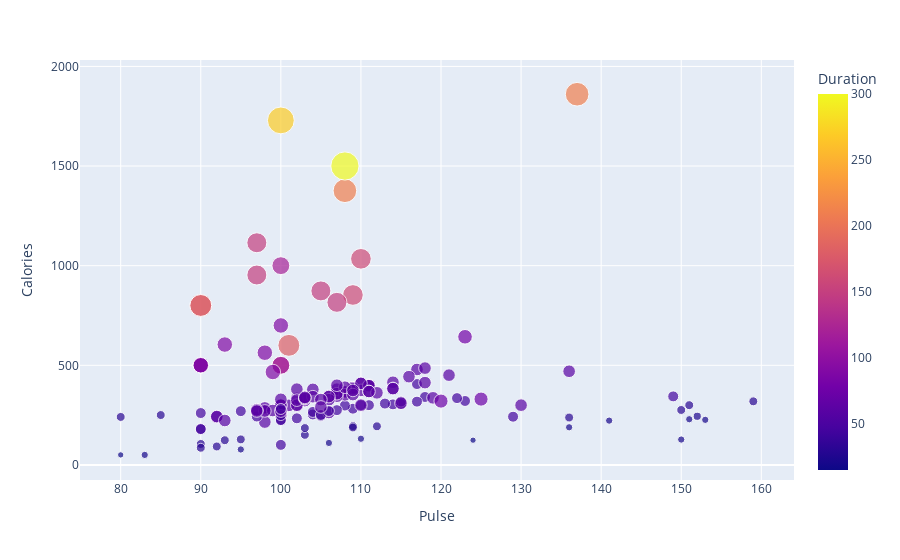

The cell this chart's notebook holds for it:
### Code cell
## Scatter Plot
fig = px.scatter(df, x="Pulse", y="Calories", color="Duration", size="Precentage")
fig.show()

### Figure 1 — Plotly figure (JSON) as saved in the notebook; plotly's stock layout.template omitted (floating-point values rounded to 4 significant figures; data arrays with more than 128 entries replaced by an {"elided": "..."} marker saying what was removed)
{"data": [{"hovertemplate": "Pulse=%{x}<br>Calories=%{y}<br>Precentage=%{marker.size}<br>Duration=%{marker.color}<extra></extra>", "legendgroup": "", "marker": {"color": {"elided": "169 int values"}, "coloraxis": "coloraxis", "size": {"elided": "169 int values"}, "sizemode": "area", "sizeref": 0.75, "symbol": "circle"}, "mode": "markers", "name": "", "orientation": "v", "showlegend": false, "type": "scatter", "x": {"elided": "169 int values"}, "xaxis": "x", "y": {"elided": "169 float values"}, "yaxis": "y"}], "layout": {"autosize": true, "coloraxis": {"colorbar": {"title": {"text": "Duration"}}, "colorscale": [[0, "#0d0887"], [0.1111, "#46039f"], [0.2222, "#7201a8"], [0.3333, "#9c179e"], [0.4444, "#bd3786"], [0.5556, "#d8576b"], [0.6667, "#ed7953"], [0.7778, "#fb9f3a"], [0.8889, "#fdca26"], [1, "#f0f921"]]}, "legend": {"itemsizing": "constant", "tracegroupgap": 0}, "margin": {"t": 60}, "xaxis": {"anchor": "y", "autorange": true, "domain": [0, 1], "range": [74.56, 164.4], "title": {"text": "Pulse"}, "type": "linear"}, "yaxis": {"anchor": "x", "autorange": true, "domain": [0, 1], "range": [-100.8, 2103.0], "title": {"text": "Calories"}, "type": "linear"}}}
